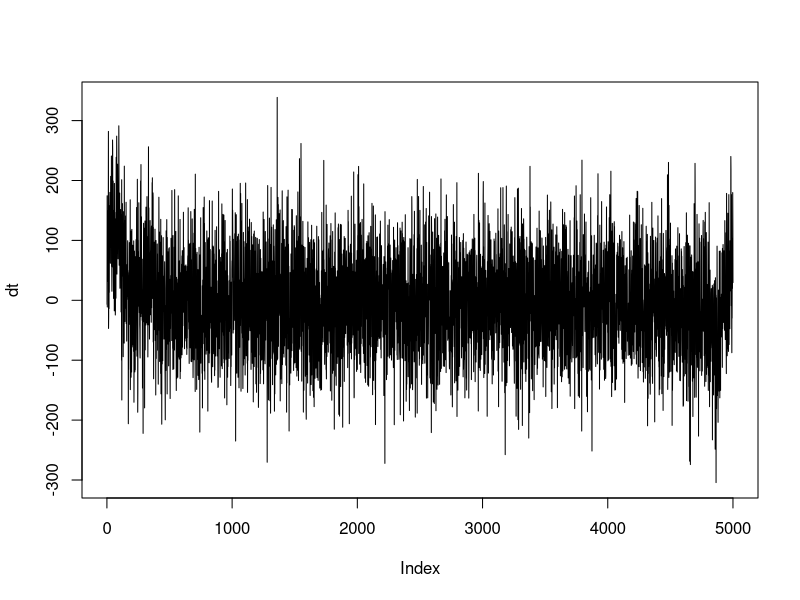
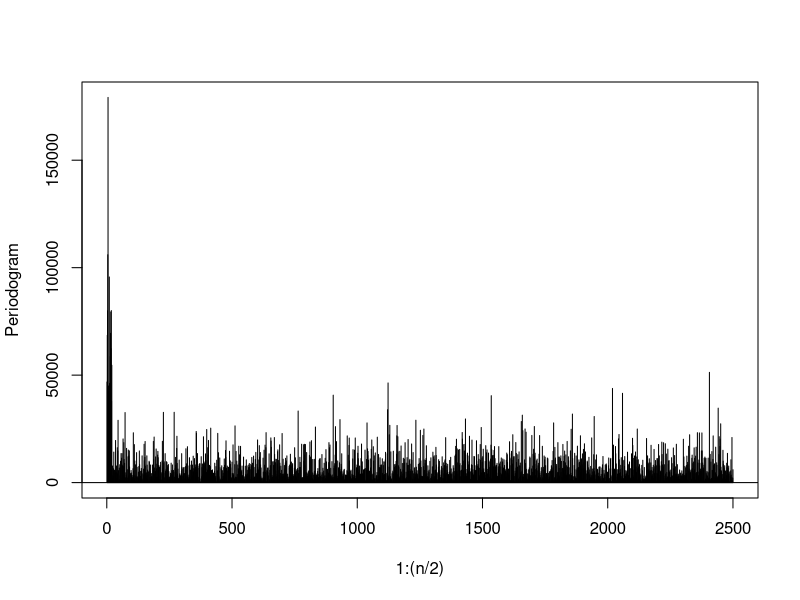
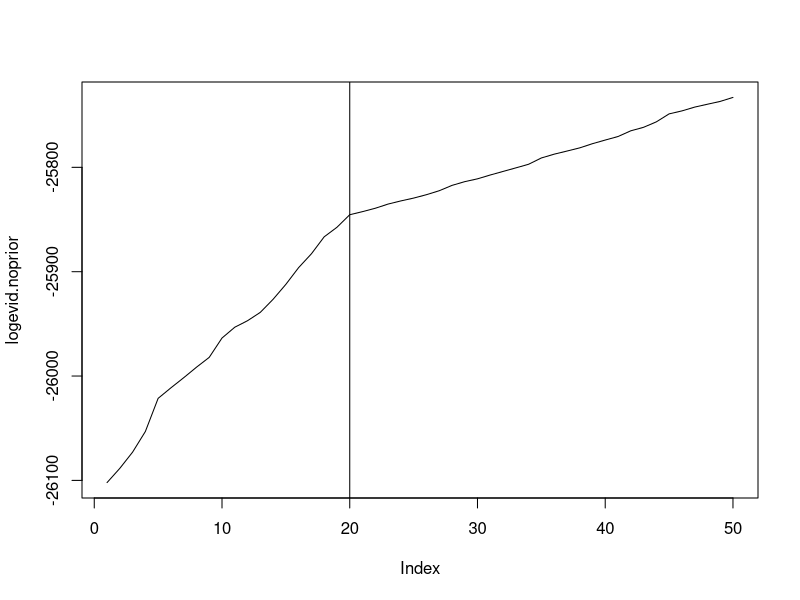
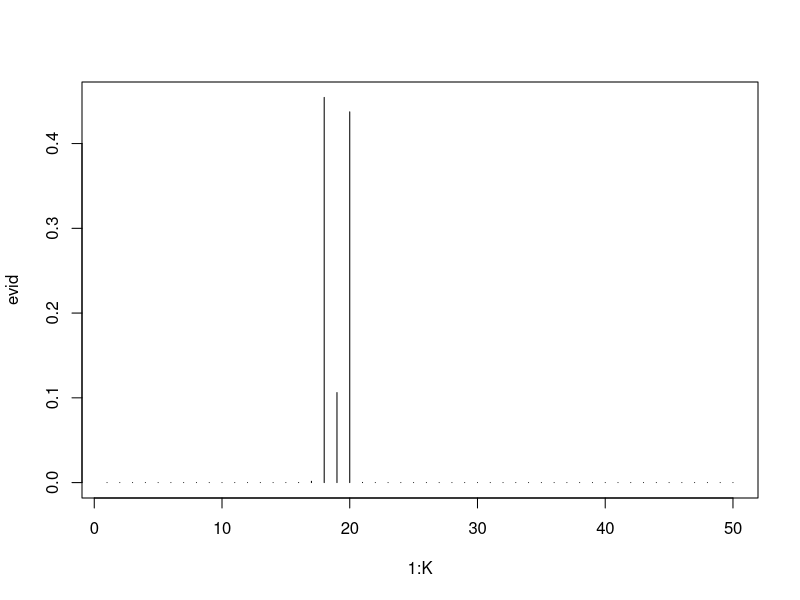

These charts were generated, in order, by the following R code:
n = 5000
ktrue = 20
sigtrue = 75
betatrue = c(0, rep(5, ktrue), rep(5, ktrue))
tme = 1:n
dt = rep(-1, n)
Xtrue = matrix(1, n, 1+(2*ktrue))
for(j in 1:ktrue)
{
    Xtrue[,(2*j)] = cos(2*pi*(j/n)*tme)
    Xtrue[,((2*j)+1)] = sin(2*pi*(j/n)*tme)
}
dt = Xtrue %*% betatrue + sigtrue*rnorm(n)
plot(dt, type = "l")

#Periodogram:
plot(1:(n/2), abs(fft(dt)[2:((n/2)+1)])^2/n, type = "h", ylab = "Periodogram")
abline(h = 0)

K = 50
C = 100
logevid.noprior = rep(-1, K)
logevid = rep(-1, K)
Xin = matrix(1, n, 1)
for(kin in 1:K)
{
    Xin = cbind(Xin, cos(2*pi*(kin/n)*tme), sin(2*pi*(kin/n)*tme))
    mod = lm(dt ~ -1 + Xin)
    p = ncol(Xin)
    log.value = ((p - n)/2)*(log(sum(mod$residuals^2))) - (0.5*(determinant(t(Xin) %*% Xin, logarithm = T)$modulus)) + ((p/2)*(log(pi))) + lgamma((n-p)/2)
    logevid.noprior[kin] = log.value
    log.value = log.value - p*(log(2*C))
    logevid[kin] = log.value
}

cbind(logevid.noprior, logevid)
plot(logevid.noprior, type = "l")
abline(v = 20)

logevid = logevid - max(logevid)
evid = exp(logevid)
evid = evid/(sum(evid))
plot(1:K, evid, type = "h")
which.max(evid)











